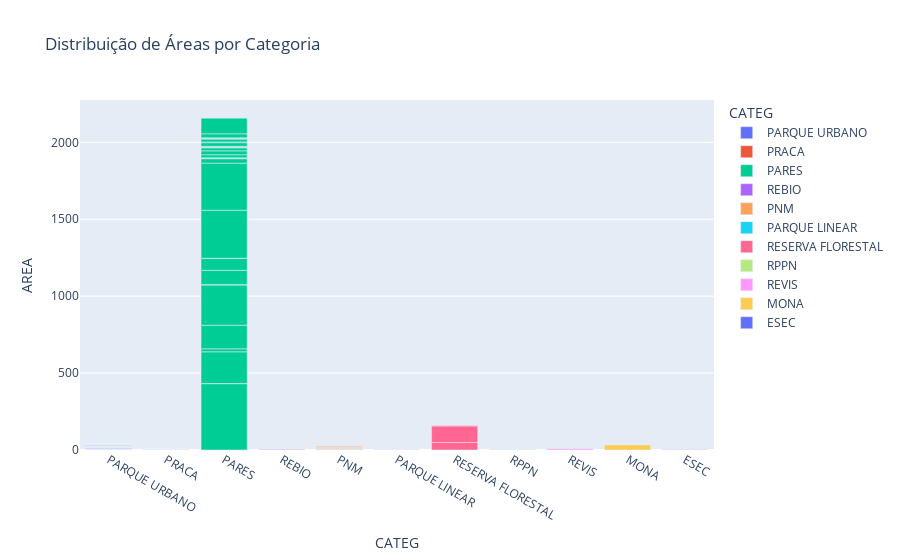

The notebook cell this image was saved under:
### Markdown cell above
### teste de analises

### Code cell
fig1 = px.bar(df_limpo, x='CATEG', y='AREA', color='CATEG', title='Distribuição de Áreas por Categoria')
fig1.show()

### Figure 1 — Plotly figure (JSON) as saved in the notebook; plotly's stock layout.template omitted (floating-point values rounded to 4 significant figures; data arrays with more than 128 entries replaced by an {"elided": "..."} marker saying what was removed)
{"data": [{"alignmentgroup": "True", "hovertemplate": "CATEG=%{x}<br>AREA=%{y}<extra></extra>", "legendgroup": "PARQUE URBANO", "marker": {"color": "#636efa", "pattern": {"shape": ""}}, "name": "PARQUE URBANO", "offsetgroup": "PARQUE URBANO", "orientation": "v", "showlegend": true, "textposition": "auto", "type": "bar", "x": {"elided": "157 str values"}, "xaxis": "x", "y": {"elided": "157 float values"}, "yaxis": "y"}, {"alignmentgroup": "True", "hovertemplate": "CATEG=%{x}<br>AREA=%{y}<extra></extra>", "legendgroup": "PRACA", "marker": {"color": "#EF553B", "pattern": {"shape": ""}}, "name": "PRACA", "offsetgroup": "PRACA", "orientation": "v", "showlegend": true, "textposition": "auto", "type": "bar", "x": {"elided": "226 str values"}, "xaxis": "x", "y": {"elided": "226 float values"}, "yaxis": "y"}, {"alignmentgroup": "True", "hovertemplate": "CATEG=%{x}<br>AREA=%{y}<extra></extra>", "legendgroup": "PARES", "marker": {"color": "#00cc96", "pattern": {"shape": ""}}, "name": "PARES", "offsetgroup": "PARES", "orientation": "v", "showlegend": true, "textposition": "auto", "type": "bar", "x": ["PARES", "PARES", "PARES", "PARES", "PARES", "PARES", "PARES", "PARES", "PARES", "PARES", "PARES", "PARES", "PARES", "PARES", "PARES", "PARES", "PARES", "PARES", "PARES", "PARES", "PARES", "PARES", "PARES", "PARES", "PARES", "PARES", "PARES", "PARES", "PARES", "PARES", "PARES", "PARES", "PARES", "PARES", "PARES", "PARES"], "xaxis": "x", "y": [431.2, 1.367, 205.7, 19.42, 153.5, 261.0, 3.916, 92.09, 77.42, 1.043, 312.0, 306.1, 28.95, 1.243, 1.386, 3.057, 20.17, 25.16, 19.85, 1.866, 4.756, 0.3644, 2.568, 23.62, 4.719, 20.91, 0.138, 0.1554, 4.7, 0.6845, 0.1494, 26.51, 103.7, 0.2026, 1.638, 0.2269], "yaxis": "y"}, {"alignmentgroup": "True", "hovertemplate": "CATEG=%{x}<br>AREA=%{y}<extra></extra>", "legendgroup": "REBIO", "marker": {"color": "#ab63fa", "pattern": {"shape": ""}}, "name": "REBIO", "offsetgroup": "REBIO", "orientation": "v", "showlegend": true, "textposition": "auto", "type": "bar", "x": ["REBIO"], "xaxis": "x", "y": [2.987], "yaxis": "y"}, {"alignmentgroup": "True", "hovertemplate": "CATEG=%{x}<br>AREA=%{y}<extra></extra>", "legendgroup": "PNM", "marker": {"color": "#FFA15A", "pattern": {"shape": ""}}, "name": "PNM", "offsetgroup": "PNM", "orientation": "v", "showlegend": true, "textposition": "auto", "type": "bar", "x": ["PNM", "PNM", "PNM", "PNM", "PNM", "PNM", "PNM"], "xaxis": "x", "y": [3.768, 0.5303, 3.762, 4.435, 4.897, 2.834, 4.418], "yaxis": "y"}, {"alignmentgroup": "True", "hovertemplate": "CATEG=%{x}<br>AREA=%{y}<extra></extra>", "legendgroup": "PARQUE LINEAR", "marker": {"color": "#19d3f3", "pattern": {"shape": ""}}, "name": "PARQUE LINEAR", "offsetgroup": "PARQUE LINEAR", "orientation": "v", "showlegend": true, "textposition": "auto", "type": "bar", "x": ["PARQUE LINEAR", "PARQUE LINEAR", "PARQUE LINEAR", "PARQUE LINEAR", "PARQUE LINEAR", "PARQUE LINEAR", "PARQUE LINEAR", "PARQUE LINEAR", "PARQUE LINEAR", "PARQUE LINEAR", "PARQUE LINEAR", "PARQUE LINEAR", "PARQUE LINEAR", "PARQUE LINEAR", "PARQUE LINEAR", "PARQUE LINEAR", "PARQUE LINEAR", "PARQUE LINEAR", "PARQUE LINEAR", "PARQUE LINEAR"], "xaxis": "x", "y": [0.114, 0.01653, 0.1135, 0.0227, 0.02829, 0.04264, 0.2468, 0.0938, 0.02749, 0.2031, 0.01898, 0.03358, 0.02258, 0.03553, 0.02277, 0.05514, 0.02123, 0.09064, 0.07805, 0.1806], "yaxis": "y"}, {"alignmentgroup": "True", "hovertemplate": "CATEG=%{x}<br>AREA=%{y}<extra></extra>", "legendgroup": "RESERVA FLORESTAL", "marker": {"color": "#FF6692", "pattern": {"shape": ""}}, "name": "RESERVA FLORESTAL", "offsetgroup": "RESERVA FLORESTAL", "orientation": "v", "showlegend": true, "textposition": "auto", "type": "bar", "x": ["RESERVA FLORESTAL", "RESERVA FLORESTAL", "RESERVA FLORESTAL"], "xaxis": "x", "y": [48.59, 107.6, 3.389], "yaxis": "y"}, {"alignmentgroup": "True", "hovertemplate": "CATEG=%{x}<br>AREA=%{y}<extra></extra>", "legendgroup": "RPPN", "marker": {"color": "#B6E880", "pattern": {"shape": ""}}, "name": "RPPN", "offsetgroup": "RPPN", "orientation": "v", "showlegend": true, "textposition": "auto", "type": "bar", "x": ["RPPN", "RPPN", "RPPN"], "xaxis": "x", "y": [4.356, 0.5183, 0.02575], "yaxis": "y"}, {"alignmentgroup": "True", "hovertemplate": "CATEG=%{x}<br>AREA=%{y}<extra></extra>", "legendgroup": "REVIS", "marker": {"color": "#FF97FF", "pattern": {"shape": ""}}, "name": "REVIS", "offsetgroup": "REVIS", "orientation": "v", "showlegend": true, "textposition": "auto", "type": "bar", "x": ["REVIS"], "xaxis": "x", "y": [7.452], "yaxis": "y"}, {"alignmentgroup": "True", "hovertemplate": "CATEG=%{x}<br>AREA=%{y}<extra></extra>", "legendgroup": "MONA", "marker": {"color": "#FECB52", "pattern": {"shape": ""}}, "name": "MONA", "offsetgroup": "MONA", "orientation": "v", "showlegend": true, "textposition": "auto", "type": "bar", "x": ["MONA"], "xaxis": "x", "y": [32.93], "yaxis": "y"}, {"alignmentgroup": "True", "hovertemplate": "CATEG=%{x}<br>AREA=%{y}<extra></extra>", "legendgroup": "ESEC", "marker": {"color": "#636efa", "pattern": {"shape": ""}}, "name": "ESEC", "offsetgroup": "ESEC", "orientation": "v", "showlegend": true, "textposition": "auto", "type": "bar", "x": ["ESEC"], "xaxis": "x", "y": [0.8667], "yaxis": "y"}], "layout": {"barmode": "relative", "legend": {"title": {"text": "CATEG"}, "tracegroupgap": 0}, "title": {"text": "Distribuição de Áreas por Categoria"}, "xaxis": {"anchor": "y", "categoryarray": ["PARQUE URBANO", "PRACA", "PARES", "REBIO", "PNM", "PARQUE LINEAR", "RESERVA FLORESTAL", "RPPN", "REVIS", "MONA", "ESEC"], "categoryorder": "array", "domain": [0, 1], "title": {"text": "CATEG"}}, "yaxis": {"anchor": "x", "domain": [0, 1], "title": {"text": "AREA"}}}}
